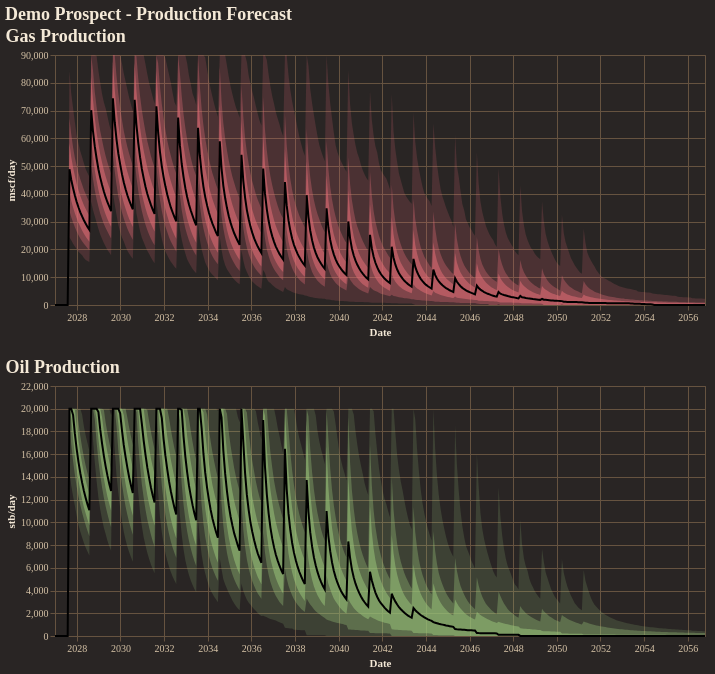

The notebook cell saved with this chart:
### Code cell
fig = reporter.plotter.combined_production_plot(
    figsize=(650, 250),
    backend=PLOTTING_BACKEND
)
fig.show()

### Figure 1 — Vega-Lite specification as saved in the notebook (floating-point values rounded to 4 significant figures; data arrays with more than 128 entries replaced by an {"elided": "..."} marker saying what was removed)
{"config": {"background": "#292524", "view": {"fill": "#292524", "stroke": "#665340"}, "title": {"color": "#f4e9d7", "font": "Merriweather", "fontSize": 18, "fontWeight": 600, "subtitleColor": "#d5c2a6", "anchor": "start"}, "axis": {"domainColor": "#665340", "gridColor": "#665340", "tickColor": "#665340", "labelColor": "#d5c2a6", "titleColor": "#f4e9d7", "labelFont": "Merriweather", "titleFont": "Merriweather"}, "legend": {"titleColor": "#f4e9d7", "labelColor": "#d5c2a6", "labelFont": "Merriweather", "titleFont": "Merriweather", "orient": "top-right", "symbolType": "circle"}, "header": {"labelColor": "#d5c2a6", "titleColor": "#f4e9d7", "labelFont": "Merriweather", "titleFont": "Merriweather"}, "mark": {"color": "#c78d3b"}, "line": {"color": "#c78d3b"}, "bar": {"color": "#c78d3b"}, "point": {"color": "#ddb06d"}, "area": {"color": "#c78d3b", "opacity": 0.35}, "text": {"color": "#f4e9d7", "font": "Merriweather"}, "range": {"category": ["#5DA5DA", "#F28E2B", "#59C36A", "#E15759", "#B07AA1", "#4ECDC4", "#FF9DA7", "#EDC948"]}}, "vconcat": [{"layer": [{"mark": {"type": "area", "color": "rgba(224, 108, 117, 1.0)", "opacity": 0.18}, "encoding": {"tooltip": [{"field": "date", "title": "Date", "type": "temporal"}, {"field": "p01", "format": ",.2f", "title": "P01", "type": "quantitative"}, {"field": "p10", "format": ",.2f", "title": "P10", "type": "quantitative"}, {"field": "p25", "format": ",.2f", "title": "P25", "type": "quantitative"}, {"field": "p50", "format": ",.2f", "title": "P50", "type": "quantitative"}, {"field": "p75", "format": ",.2f", "title": "P75", "type": "quantitative"}, {"field": "p90", "format": ",.2f", "title": "P90", "type": "quantitative"}, {"field": "p99", "format": ",.2f", "title": "P99", "type": "quantitative"}], "x": {"field": "date", "title": "Date", "type": "temporal"}, "y": {"field": "p01", "title": "mscf/day", "type": "quantitative"}, "y2": {"field": "p99"}}}, {"mark": {"type": "area", "color": "rgba(224, 108, 117, 1.0)", "opacity": 0.35}, "encoding": {"tooltip": [{"field": "date", "title": "Date", "type": "temporal"}, {"field": "p01", "format": ",.2f", "title": "P01", "type": "quantitative"}, {"field": "p10", "format": ",.2f", "title": "P10", "type": "quantitative"}, {"field": "p25", "format": ",.2f", "title": "P25", "type": "quantitative"}, {"field": "p50", "format": ",.2f", "title": "P50", "type": "quantitative"}, {"field": "p75", "format": ",.2f", "title": "P75", "type": "quantitative"}, {"field": "p90", "format": ",.2f", "title": "P90", "type": "quantitative"}, {"field": "p99", "format": ",.2f", "title": "P99", "type": "quantitative"}], "x": {"field": "date", "title": "Date", "type": "temporal"}, "y": {"field": "p10", "title": "mscf/day", "type": "quantitative"}, "y2": {"field": "p90"}}}, {"mark": {"type": "area", "color": "rgba(224, 108, 117, 1.0)", "opacity": 0.55}, "encoding": {"tooltip": [{"field": "date", "title": "Date", "type": "temporal"}, {"field": "p01", "format": ",.2f", "title": "P01", "type": "quantitative"}, {"field": "p10", "format": ",.2f", "title": "P10", "type": "quantitative"}, {"field": "p25", "format": ",.2f", "title": "P25", "type": "quantitative"}, {"field": "p50", "format": ",.2f", "title": "P50", "type": "quantitative"}, {"field": "p75", "format": ",.2f", "title": "P75", "type": "quantitative"}, {"field": "p90", "format": ",.2f", "title": "P90", "type": "quantitative"}, {"field": "p99", "format": ",.2f", "title": "P99", "type": "quantitative"}], "x": {"field": "date", "title": "Date", "type": "temporal"}, "y": {"field": "p25", "title": "mscf/day", "type": "quantitative"}, "y2": {"field": "p75"}}}, {"mark": {"type": "line", "color": "black", "strokeWidth": 2}, "encoding": {"tooltip": [{"field": "date", "title": "Date", "type": "temporal"}, {"field": "p01", "format": ",.2f", "title": "P01", "type": "quantitative"}, {"field": "p10", "format": ",.2f", "title": "P10", "type": "quantitative"}, {"field": "p25", "format": ",.2f", "title": "P25", "type": "quantitative"}, {"field": "p50", "format": ",.2f", "title": "P50", "type": "quantitative"}, {"field": "p75", "format": ",.2f", "title": "P75", "type": "quantitative"}, {"field": "p90", "format": ",.2f", "title": "P90", "type": "quantitative"}, {"field": "p99", "format": ",.2f", "title": "P99", "type": "quantitative"}], "x": {"field": "date", "title": "Date", "type": "temporal"}, "y": {"field": "p50", "title": "mscf/day", "type": "quantitative"}}}], "data": {"name": "data-c0cc50673f7acea2bcd55915f9a51810"}, "height": 250, "title": "Gas Production", "width": 650}, {"layer": [{"mark": {"type": "area", "color": "rgba(152, 195, 121, 1.0)", "opacity": 0.18}, "encoding": {"tooltip": [{"field": "date", "title": "Date", "type": "temporal"}, {"field": "p01", "format": ",.2f", "title": "P01", "type": "quantitative"}, {"field": "p10", "format": ",.2f", "title": "P10", "type": "quantitative"}, {"field": "p25", "format": ",.2f", "title": "P25", "type": "quantitative"}, {"field": "p50", "format": ",.2f", "title": "P50", "type": "quantitative"}, {"field": "p75", "format": ",.2f", "title": "P75", "type": "quantitative"}, {"field": "p90", "format": ",.2f", "title": "P90", "type": "quantitative"}, {"field": "p99", "format": ",.2f", "title": "P99", "type": "quantitative"}], "x": {"field": "date", "title": "Date", "type": "temporal"}, "y": {"field": "p01", "title": "stb/day", "type": "quantitative"}, "y2": {"field": "p99"}}}, {"mark": {"type": "area", "color": "rgba(152, 195, 121, 1.0)", "opacity": 0.35}, "encoding": {"tooltip": [{"field": "date", "title": "Date", "type": "temporal"}, {"field": "p01", "format": ",.2f", "title": "P01", "type": "quantitative"}, {"field": "p10", "format": ",.2f", "title": "P10", "type": "quantitative"}, {"field": "p25", "format": ",.2f", "title": "P25", "type": "quantitative"}, {"field": "p50", "format": ",.2f", "title": "P50", "type": "quantitative"}, {"field": "p75", "format": ",.2f", "title": "P75", "type": "quantitative"}, {"field": "p90", "format": ",.2f", "title": "P90", "type": "quantitative"}, {"field": "p99", "format": ",.2f", "title": "P99", "type": "quantitative"}], "x": {"field": "date", "title": "Date", "type": "temporal"}, "y": {"field": "p10", "title": "stb/day", "type": "quantitative"}, "y2": {"field": "p90"}}}, {"mark": {"type": "area", "color": "rgba(152, 195, 121, 1.0)", "opacity": 0.55}, "encoding": {"tooltip": [{"field": "date", "title": "Date", "type": "temporal"}, {"field": "p01", "format": ",.2f", "title": "P01", "type": "quantitative"}, {"field": "p10", "format": ",.2f", "title": "P10", "type": "quantitative"}, {"field": "p25", "format": ",.2f", "title": "P25", "type": "quantitative"}, {"field": "p50", "format": ",.2f", "title": "P50", "type": "quantitative"}, {"field": "p75", "format": ",.2f", "title": "P75", "type": "quantitative"}, {"field": "p90", "format": ",.2f", "title": "P90", "type": "quantitative"}, {"field": "p99", "format": ",.2f", "title": "P99", "type": "quantitative"}], "x": {"field": "date", "title": "Date", "type": "temporal"}, "y": {"field": "p25", "title": "stb/day", "type": "quantitative"}, "y2": {"field": "p75"}}}, {"mark": {"type": "line", "color": "black", "strokeWidth": 2}, "encoding": {"tooltip": [{"field": "date", "title": "Date", "type": "temporal"}, {"field": "p01", "format": ",.2f", "title": "P01", "type": "quantitative"}, {"field": "p10", "format": ",.2f", "title": "P10", "type": "quantitative"}, {"field": "p25", "format": ",.2f", "title": "P25", "type": "quantitative"}, {"field": "p50", "format": ",.2f", "title": "P50", "type": "quantitative"}, {"field": "p75", "format": ",.2f", "title": "P75", "type": "quantitative"}, {"field": "p90", "format": ",.2f", "title": "P90", "type": "quantitative"}, {"field": "p99", "format": ",.2f", "title": "P99", "type": "quantitative"}], "x": {"field": "date", "title": "Date", "type": "temporal"}, "y": {"field": "p50", "title": "stb/day", "type": "quantitative"}}}], "data": {"name": "data-232facad00075e8158ca4249b9d765d5"}, "height": 250, "title": "Oil Production", "width": 650}], "title": "Demo Prospect - Production Forecast", "$schema": "https://vega.github.io/schema/vega-lite/v5.20.1.json", "datasets": {"data-c0cc50673f7acea2bcd55915f9a51810": {"elided": "360 records"}, "data-232facad00075e8158ca4249b9d765d5": {"elided": "360 records"}}}
